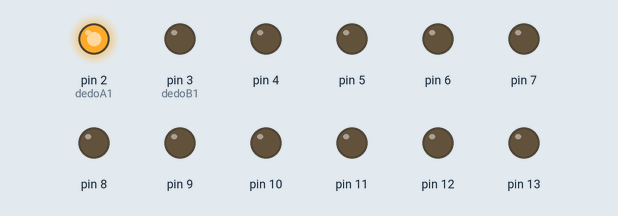
Recording of a sketch running on a simulated Arduino Uno, built with avr-gcc and run on an emulated ATmega328P. On the bench: output pins drawn as LEDs (lit = HIGH).

Above: at 2.7 s.
At 8.2 s:
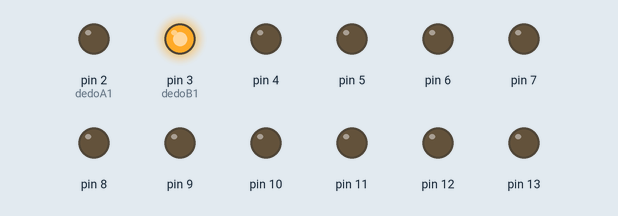
Timing chart, 0 to 14.3 s (numbered marks = the images above):
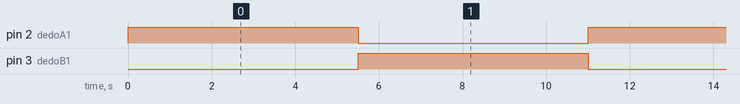

Measured:
- by itself, pin 2 (dedoA1), pin 3 (dedoB1): alternates HIGH for 5.5 s and LOW for 5.5 s

The sketch:

Mano_final.ino
```cpp
int dedoA1=2;
int dedoB1=3;
int dedoA2=4;
int dedoB2=5;
int dedoA3=6;
int dedoB3=7;
int dedoA4=8;
int dedoB4=9;
int dedoA5=10;
int dedoB5=11;
const int tiempo=500;
    void setup() {
        for (int i =2;i<=13;i++) {
        pinMode(i, OUTPUT);
        }
  for (int j=2;j<=13;j++) {
        digitalWrite(j, LOW);
        }
}
    void loop() {
secuencia ();
}
void secuencia(){
    digitalWrite (dedoA1,HIGH);
  digitalWrite (dedoB1,LOW);
  delay (tiempo);
//  digitalWrite (dedoA2,HIGH);
//  digitalWrite (dedoB2,LOW);
//  delay (tiempo);
//  digitalWrite (dedoA3,HIGH);
//  digitalWrite (dedoB3,LOW);
//  delay (tiempo);
//  digitalWrite (dedoA4,HIGH);
//  digitalWrite (dedoB4,LOW);
//  delay (tiempo);
//  digitalWrite (dedoA5,HIGH);
//  digitalWrite (dedoB5,LOW);
//  delay (tiempo);

  delay(5000);

//  digitalWrite (dedoA5,LOW);
//  digitalWrite (dedoB5,HIGH);
//  delay (tiempo);
// digitalWrite (dedoA4,LOW);
//  digitalWrite (dedoB4,HIGH);
//  delay (tiempo);
// digitalWrite (dedoA3,LOW);
//  digitalWrite (dedoB3,HIGH);
//  delay (tiempo);
// digitalWrite (dedoA2,LOW);
//  digitalWrite (dedoB2,HIGH);
//  delay (tiempo);
  digitalWrite (dedoA1,LOW);
  digitalWrite (dedoB1,HIGH);
  delay (tiempo);

delay(5000);

}
/*
void lml(){
  digitalWrite (dedoA1,HIGH);
  digitalWrite (dedoB1,LOW);
  delay (tiempo);
  digitalWrite (dedoA2,HIGH);
  digitalWrite (dedoB2,LOW);
  delay (tiempo);
  digitalWrite (dedoA4,HIGH);
  digitalWrite (dedoB4,LOW);
  delay (tiempo);
  digitalWrite (dedoA5,HIGH);
  digitalWrite (dedoB5,LOW);
  delay (tiempo);

  delay(1000);

  digitalWrite (dedoA5,LOW);
  digitalWrite (dedoB5,HIGH);
  delay (tiempo);
  digitalWrite (dedoA4,LOW);
  digitalWrite (dedoB4,HIGH);
  delay (tiempo);
  digitalWrite (dedoA2,LOW);
  digitalWrite (dedoB2,HIGH);
  delay (tiempo);
  digitalWrite (dedoA1,LOW);
  digitalWrite (dedoB1,HIGH);
  delay (tiempo);

delay(1000);
}


void hell(){
  digitalWrite (dedoA2,HIGH);
  digitalWrite (dedoB2,LOW);
  delay (tiempo);
  digitalWrite (dedoA3,HIGH);
  digitalWrite (dedoB3,LOW);
  delay (tiempo);

  delay(1000);

  digitalWrite (dedoA3,LOW);
  digitalWrite (dedoB3,HIGH);
  delay (tiempo);
  digitalWrite (dedoA2,LOW);
  digitalWrite (dedoB2,HIGH);
  delay (tiempo);

delay(1000);
}
*/
```
